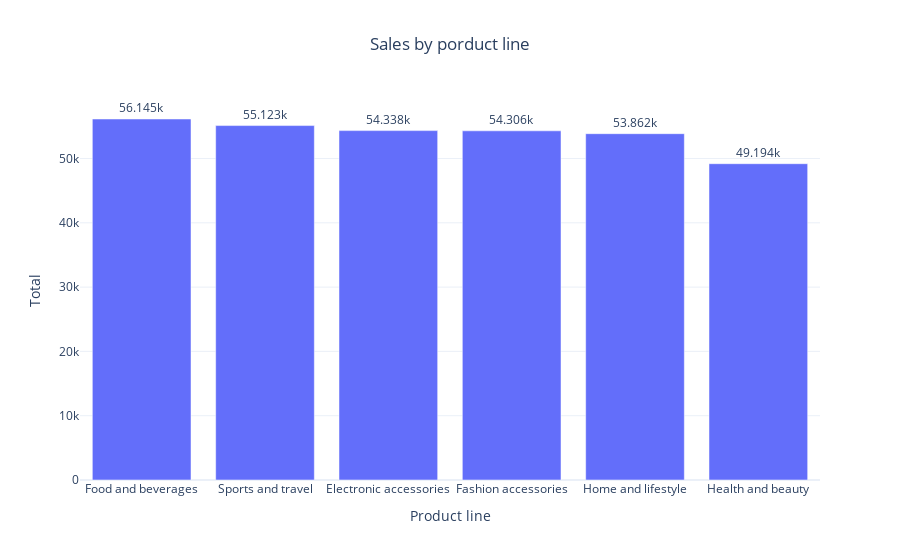

The notebook cell this image was saved under:
### Code cell
fig_sales_product_line=px.bar(sales_product_line,x='Product line',y='Total',title='Sales by porduct line',
                              template='plotly_white',text_auto=True)
fig_sales_product_line.update_traces(textposition='outside')
fig_sales_product_line.update_layout(title_x=0.5)

fig_sales_product_line

### Figure 1 — Plotly figure (JSON) as saved in the notebook; plotly's stock layout.template omitted (floating-point values rounded to 4 significant figures)
{"data": [{"alignmentgroup": "True", "hovertemplate": "Product line=%{x}<br>Total=%{y}<extra></extra>", "legendgroup": "", "marker": {"color": "#636efa", "pattern": {"shape": ""}}, "name": "", "offsetgroup": "", "orientation": "v", "showlegend": false, "textposition": "outside", "texttemplate": "%{y}", "type": "bar", "x": ["Food and beverages", "Sports and travel", "Electronic accessories", "Fashion accessories", "Home and lifestyle", "Health and beauty"], "xaxis": "x", "y": [56145, 55123, 54338, 54306, 53862, 49194], "yaxis": "y"}], "layout": {"barmode": "relative", "legend": {"tracegroupgap": 0}, "title": {"text": "Sales by porduct line", "x": 0.5}, "xaxis": {"anchor": "y", "domain": [0, 1], "title": {"text": "Product line"}}, "yaxis": {"anchor": "x", "domain": [0, 1], "title": {"text": "Total"}}}}
